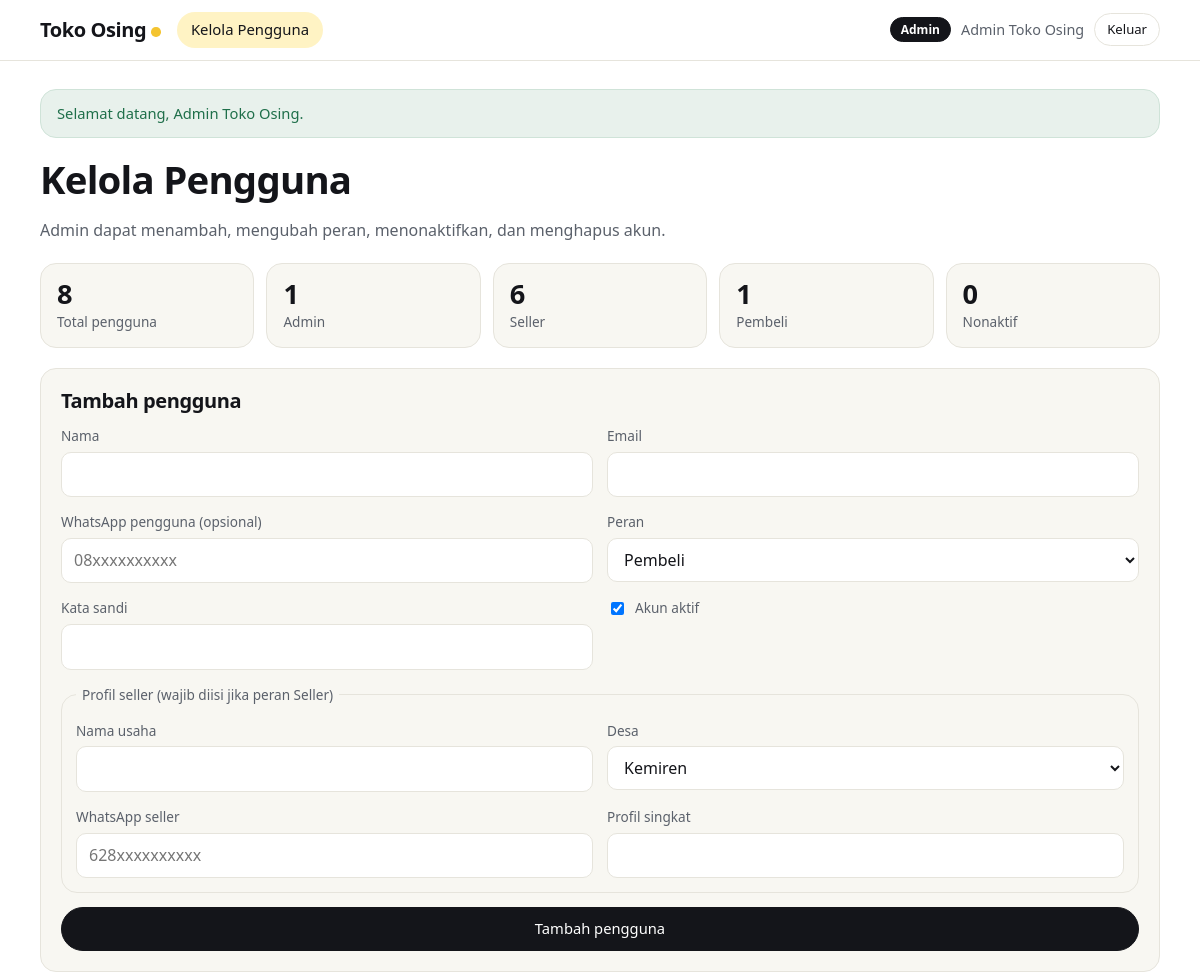
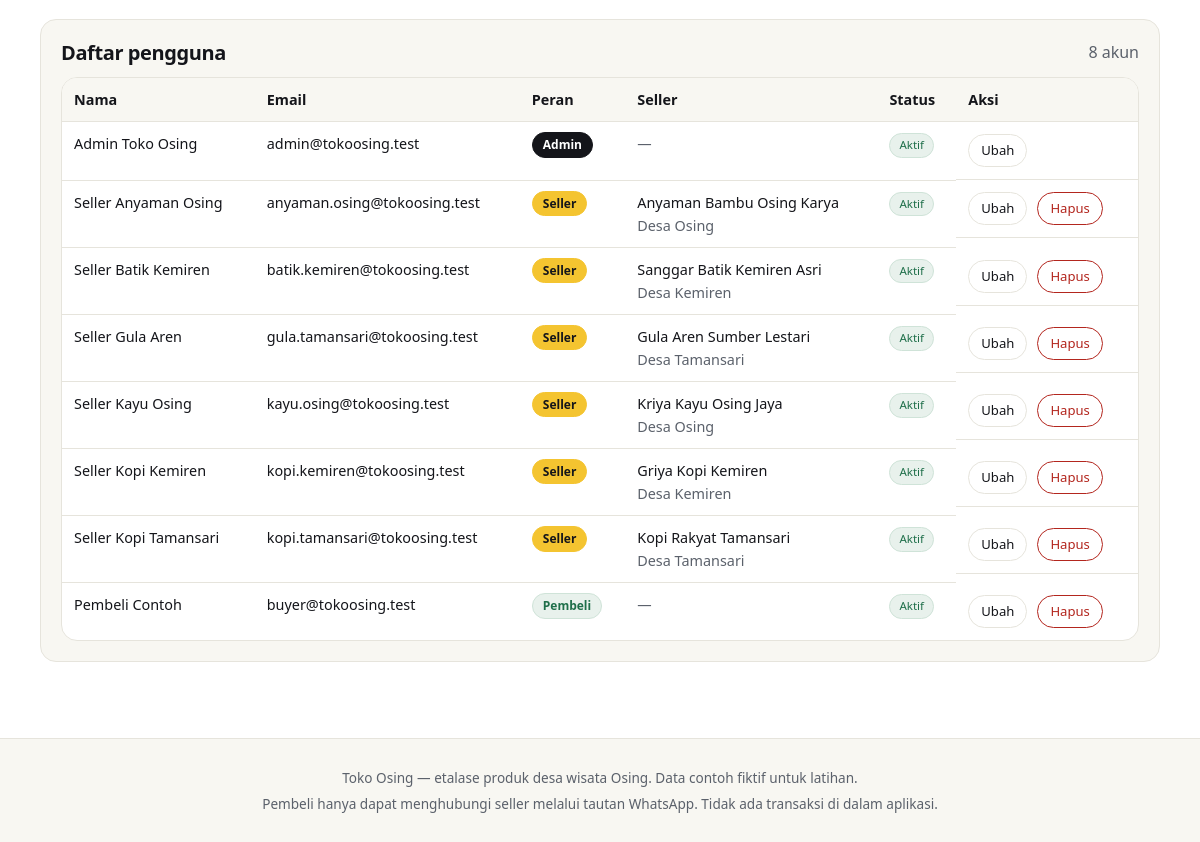
The page /admin/users.php (signed in) on the database its author committed (2 pictures, top to bottom).
### tables this page shows
CREATE TABLE IF NOT EXISTS users (
  id INT UNSIGNED NOT NULL AUTO_INCREMENT,
  nama VARCHAR(100) NOT NULL,
  email VARCHAR(150) NOT NULL,
  password_hash VARCHAR(255) NOT NULL,
  role ENUM('admin', 'seller', 'buyer') NOT NULL DEFAULT 'buyer',
  whatsapp VARCHAR(20) DEFAULT NULL,
  seller_id INT UNSIGNED DEFAULT NULL,
  is_active TINYINT(1) NOT NULL DEFAULT 1,
  created_at TIMESTAMP NOT NULL DEFAULT CURRENT_TIMESTAMP,
  PRIMARY KEY (id),
  UNIQUE KEY uq_users_email (email),
  KEY idx_users_seller (seller_id),
  CONSTRAINT fk_users_seller FOREIGN KEY (seller_id) REFERENCES sellers (id) ON DELETE SET NULL
);

CREATE TABLE IF NOT EXISTS sellers (
  id INT UNSIGNED NOT NULL AUTO_INCREMENT,
  nama_usaha VARCHAR(120) NOT NULL,
  desa ENUM('Kemiren', 'Tamansari', 'Osing') NOT NULL,
  profil VARCHAR(255) NOT NULL DEFAULT '',
  whatsapp VARCHAR(20) NOT NULL,
  created_at TIMESTAMP NOT NULL DEFAULT CURRENT_TIMESTAMP,
  PRIMARY KEY (id)
);

### includes/functions.php (called while the page is built, shortened)
<?php
function e(?string $value): string
{
    return htmlspecialchars((string) $value, ENT_QUOTES, 'UTF-8');
}
function app_base(): string
{
    static $base = null;
    if ($base !== null) {
        return $base;
    }
    $docRoot = str_replace('\\', '/', (string) realpath($_SERVER['DOCUMENT_ROOT'] ?? ''));
    $project = str_replace('\\', '/', (string) realpath(__DIR__ . '/..'));
    if ($docRoot !== '' && $project !== '' && str_starts_with($project, $docRoot)) {
        $base = rtrim(substr($project, strlen($docRoot)), '/');
    } else {
        $base = '';
    }
    return $base;
}
function url(string $path = ''): string
{
    return app_base() . '/' . ltrim($path, '/');
}
function take_flash(): ?array
{
    $flash = $_SESSION['flash'] ?? null;
    return $flash;
}

### includes/auth.php (called while the page is built, shortened)
<?php
function current_user(): ?array
{
    static $user = false;
    if ($user !== false) {
        return $user;
    }
    $id = (int) ($_SESSION['user_id'] ?? 0);
    $stmt = db()->prepare(
        'SELECT u.*, s.nama_usaha, s.desa, s.profil, s.whatsapp AS seller_whatsapp
         FROM users u
         LEFT JOIN sellers s ON s.id = u.seller_id
         WHERE u.id = ?
         LIMIT 1'
    );
    $stmt->execute([$id]);
    $found = $stmt->fetch();
    $user = $found;
    return $user;
}
function require_login(): array
{
    $user = current_user();
    return $user;
}
function require_role(string ...$roles): array
{
    $user = require_login();
    return $user;
}
function home_for(string $role): string
{
    return match ($role) {
        'admin' => url('admin/users.php'),
        'seller' => url('seller/products.php'),
        default => url('buyer/catalog.php'),
    };
}
function role_label(string $role): string
{
    return match ($role) {
        'admin' => 'Admin',
        'seller' => 'Seller',
        default => 'Pembeli',
    };
}

### config/database.php (called while the page is built, shortened)
<?php
function db(): PDO
{
    static $pdo = null;
    if ($pdo instanceof PDO) {
        return $pdo;
    }
    $dsn = sprintf(
        'mysql:host=%s;port=%s;dbname=%s;charset=utf8mb4',
        DB_HOST,
        DB_PORT,
        DB_NAME
    );
    $pdo = new PDO($dsn, DB_USER, DB_PASS, [
        PDO::ATTR_ERRMODE => PDO::ERRMODE_EXCEPTION,
        PDO::ATTR_DEFAULT_FETCH_MODE => PDO::FETCH_ASSOC,
        PDO::ATTR_EMULATE_PREPARES => false,
    ]);
    return $pdo;
}

### admin/users.php (the view, shortened to what this page needs)
<?php
$admin = require_role('admin');
$pdo = db();
$desaOptions = ['Kemiren', 'Tamansari', 'Osing'];
$roleOptions = ['buyer' => 'Pembeli', 'seller' => 'Seller', 'admin' => 'Admin'];
$editing = null;
$form = [
    'nama' => '',
    'email' => '',
    'whatsapp' => '',
    'role' => 'buyer',
    'is_active' => 1,
    'nama_usaha' => '',
    'desa' => 'Kemiren',
    'seller_whatsapp' => '',
    'profil' => '',
];
$users = $pdo->query(
    'SELECT u.*, s.nama_usaha, s.desa
     FROM users u LEFT JOIN sellers s ON s.id = u.seller_id
     ORDER BY FIELD(u.role, "admin", "seller", "buyer"), u.nama'
)->fetchAll();
$stats = $pdo->query(
    "SELECT
        COUNT(*) AS total,
        SUM(role = 'admin') AS admin_count,
        SUM(role = 'seller') AS seller_count,
        SUM(role = 'buyer') AS buyer_count,
        SUM(is_active = 0) AS inactive_count
     FROM users"
)->fetch();
require __DIR__ . '/../includes/header.php';
?>
<div class="page-head">
  <div>
    <h1>Kelola Pengguna</h1>
    <p class="lead">Admin dapat menambah, mengubah peran, menonaktifkan, dan menghapus akun.</p>
  </div>
</div>
<div class="stats">
  <div class="stat"><strong><?= (int) $stats['total'] ?></strong><span>Total pengguna</span></div>
  <div class="stat"><strong><?= (int) $stats['admin_count'] ?></strong><span>Admin</span></div>
  <div class="stat"><strong><?= (int) $stats['seller_count'] ?></strong><span>Seller</span></div>
  <div class="stat"><strong><?= (int) $stats['buyer_count'] ?></strong><span>Pembeli</span></div>
  <div class="stat"><strong><?= (int) $stats['inactive_count'] ?></strong><span>Nonaktif</span></div>
</div>
<section class="panel">
  <div class="panel-head">
    <h2><?= $editing ? 'Ubah pengguna' : 'Tambah pengguna' ?></h2>
  </div>
  <form method="post" class="form" novalidate>
    <div class="field">
      <label for="nama">Nama</label>
      <input type="text" id="nama" name="nama" value="<?= e($form['nama']) ?>" maxlength="100" required>
    </div>
    <div class="field">
      <label for="email">Email</label>
      <input type="email" id="email" name="email" value="<?= e($form['email']) ?>" maxlength="150" required>
    </div>
    <div class="field">
      <label for="whatsapp">WhatsApp pengguna (opsional)</label>
      <input type="text" id="whatsapp" name="whatsapp" value="<?= e($form['whatsapp']) ?>" inputmode="numeric" placeholder="08xxxxxxxxxx">
    </div>
    <div class="field">
      <label for="role">Peran</label>
      <select id="role" name="role">
        <?php foreach ($roleOptions as $value => $label): ?>
          <option value="<?= e($value) ?>"<?= $form['role'] === $value ? ' selected' : '' ?>><?= e($label) ?></option>
        <?php endforeach; ?>
      </select>
    </div>
    <div class="field">
      <label for="password"><?= $editing ? 'Kata sandi baru (opsional)' : 'Kata sandi' ?></label>
      <input type="password" id="password" name="password" autocomplete="new-password" <?= $editing ? '' : 'required' ?>>
    </div>
    <div class="field">
      <label class="check"><input type="checkbox" name="is_active" value="1"<?= $form['is_active'] ? ' checked' : '' ?>> Akun aktif</label>
    </div>
    <fieldset class="fieldset full">
      <legend>Profil seller <span class="muted">(wajib diisi jika peran Seller)</span></legend>
      <div class="form">
        <div class="field">
          <label for="nama_usaha">Nama usaha</label>
          <input type="text" id="nama_usaha" name="nama_usaha" value="<?= e($form['nama_usaha']) ?>" maxlength="120">
        </div>
        <div class="field">
          <label for="desa">Desa</label>
          <select id="desa" name="desa">
            <?php foreach ($desaOptions as $desa): ?>
              <option value="<?= e($desa) ?>"<?= $form['desa'] === $desa ? ' selected' : '' ?>><?= e($desa) ?></option>
            <?php endforeach; ?>
          </select>
        </div>
        <div class="field">
          <label for="seller_whatsapp">WhatsApp seller</label>
          <input type="text" id="seller_whatsapp" name="seller_whatsapp" value="<?= e($form['seller_whatsapp']) ?>" inputmode="numeric" placeholder="628xxxxxxxxxx">
        </div>
        <div class="field">
          <label for="profil">Profil singkat</label>
          <input type="text" id="profil" name="profil" value="<?= e($form['profil']) ?>" maxlength="255">
        </div>
      </div>
    </fieldset>
    <div class="field full">
      <button type="submit" class="btn"><?= $editing ? 'Simpan perubahan' : 'Tambah pengguna' ?></button>
    </div>
  </form>
</section>
<section class="panel">
  <div class="panel-head">
    <h2>Daftar pengguna</h2>
    <span class="muted"><?= count($users) ?> akun</span>
  </div>
  <div class="table-wrap">
    <table>
      <thead>
        <tr><th>Nama</th><th>Email</th><th>Peran</th><th>Seller</th><th>Status</th><th>Aksi</th></tr>
      </thead>
      <tbody>
        <?php foreach ($users as $row): ?>
          <tr>
            <td><?= e($row['nama']) ?></td>
            <td><?= e($row['email']) ?></td>
            <td><span class="role role-<?= e($row['role']) ?>"><?= e(role_label($row['role'])) ?></span></td>
            <td>
              <?php if ($row['nama_usaha']): ?>
                <?= e($row['nama_usaha']) ?><br><span class="muted">Desa <?= e($row['desa']) ?></span>
              <?php else: ?>
                <span class="muted">—</span>
              <?php endif; ?>
            </td>
            <td><?= (int) $row['is_active'] ? '<span class="badge badge-ok">Aktif</span>' : '<span class="badge badge-off">Nonaktif</span>' ?></td>
            <td class="actions">
              <a class="btn btn-ghost btn-sm" href="<?= e(url('admin/users.php?edit=' . (int) $row['id'])) ?>">Ubah</a>
              <?php if ((int) $row['id'] !== (int) $admin['id']): ?>
                <form method="post" onsubmit="return confirm('Hapus pengguna ini? Produk milik seller juga akan dihapus.');">
                  <button type="submit" class="btn btn-danger btn-sm">Hapus</button>
                </form>
              <?php endif; ?>
            </td>
          </tr>
        <?php endforeach; ?>
      </tbody>
    </table>
  </div>
</section>
<?php require __DIR__ . '/../includes/footer.php'; ?>

### includes/header.php (shortened to what this page needs)
<?php
$__user = current_user();
$__flash = take_flash();
$__current = basename($_SERVER['SCRIPT_NAME'] ?? '');
$__nav = [];
if ($__user) {
    $__nav = match ($__user['role']) {
        'admin' => [
            ['label' => 'Kelola Pengguna', 'href' => url('admin/users.php'), 'file' => 'users.php'],
        ],
        'seller' => [
            ['label' => 'Produk & Harga', 'href' => url('seller/products.php'), 'file' => 'products.php'],
            ['label' => 'Kategori', 'href' => url('seller/categories.php'), 'file' => 'categories.php'],
        ],
        default => [
            ['label' => 'Katalog', 'href' => url('buyer/catalog.php'), 'file' => 'catalog.php'],
        ],
    };
}
?>
<!DOCTYPE html>
<html lang="id">
<head>
<link rel="stylesheet" href="<?= e(url('assets/style.css')) ?>">
</head>
<body>
<header class="topbar">
  <div class="topbar-inner">
    <a class="brand" href="<?= e($__user ? home_for($__user['role']) : url('login.php')) ?>">Toko Osing</a>
    <?php if ($__nav): ?>
      <nav class="mainnav" aria-label="Navigasi utama">
        <?php foreach ($__nav as $item): ?>
          <a href="<?= e($item['href']) ?>"<?= $__current === $item['file'] ? ' aria-current="page"' : '' ?>><?= e($item['label']) ?></a>
        <?php endforeach; ?>
      </nav>
    <?php endif; ?>
    <?php if ($__user): ?>
      <div class="account">
        <span class="role role-<?= e($__user['role']) ?>"><?= e(role_label($__user['role'])) ?></span>
        <span class="account-name"><?= e($__user['nama']) ?></span>
        <form method="post" action="<?= e(url('logout.php')) ?>">
          <button type="submit" class="btn btn-ghost btn-sm">Keluar</button>
        </form>
      </div>
    <?php endif; ?>
  </div>
</header>
<main class="container">
  <?php if ($__flash): ?>
    <div class="flash flash-<?= e($__flash['type']) ?>" role="status"><?= e($__flash['message']) ?></div>
  <?php endif; ?>

### rows shown on the page
users: role "Admin", nama "Admin Toko Osing", email "admin@tokoosing.test", is_active "Aktif"
users: nama "Seller Anyaman Osing", email "anyaman.osing@tokoosing.test", role "Seller", seller.nama_usaha "Anyaman Bambu Osing Karya", seller.desa "Osing", is_active "Aktif"
users: nama "Seller Batik Kemiren", email "batik.kemiren@tokoosing.test", role "Seller", seller.nama_usaha "Sanggar Batik Kemiren Asri", seller.desa "Kemiren", is_active "Aktif"
users: nama "Seller Gula Aren", email "gula.tamansari@tokoosing.test", role "Seller", seller.nama_usaha "Gula Aren Sumber Lestari", seller.desa "Tamansari", is_active "Aktif"
users: nama "Seller Kayu Osing", email "kayu.osing@tokoosing.test", role "Seller", seller.nama_usaha "Kriya Kayu Osing Jaya", seller.desa "Osing", is_active "Aktif"
users: nama "Seller Kopi Kemiren", email "kopi.kemiren@tokoosing.test", role "Seller", seller.nama_usaha "Griya Kopi Kemiren", seller.desa "Kemiren", is_active "Aktif"
users: nama "Seller Kopi Tamansari", email "kopi.tamansari@tokoosing.test", role "Seller", seller.nama_usaha "Kopi Rakyat Tamansari", seller.desa "Tamansari", is_active "Aktif"
users: nama "Pembeli Contoh", email "buyer@tokoosing.test", role "Pembeli", is_active "Aktif"

### other values the page prints
$item['label'] "Kelola Pengguna"
$__flash['message'] "Selamat datang, Admin Toko Osing."
$stats['total'] "8"
$stats['admin_count'] "1"
$stats['seller_count'] "6"
$stats['buyer_count'] "1"
$stats['inactive_count'] "0"
count($users) "8"
form field role "Pembeli"
form field desa "Kemiren"
